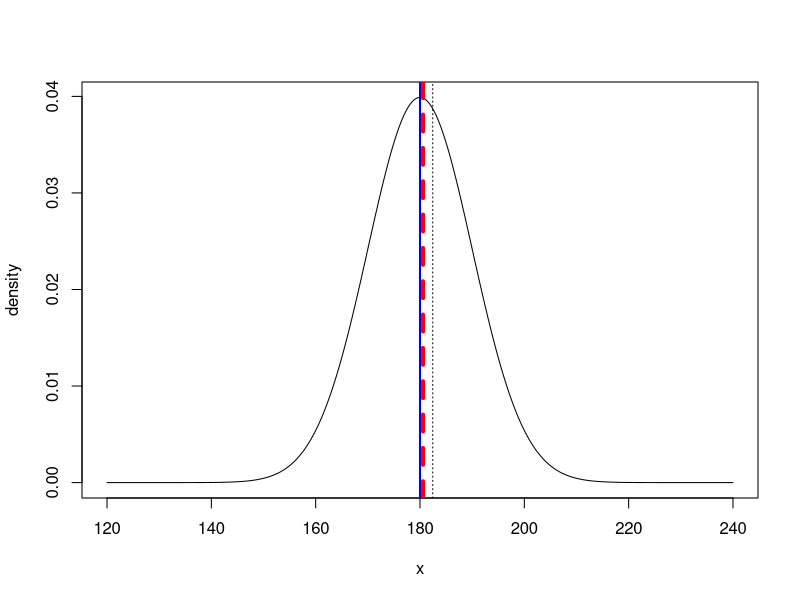

Here is the R script that generated this plot:
INF = 10000
x <- seq(120,240,length=INF)
y <- dnorm(x,180,10)
plot(x,y,type='l', xlab = 'x', ylab = 'density')
abline(v=180,lwd=2,col='blue')

N=501; n=30
set.seed(79) ; population <- rnorm(N,180,10)
abline(v = mean(population),lwd=4,col='red',lty=2) 

X <- sample(population,n)
abline(v=mean(X), lty=3)